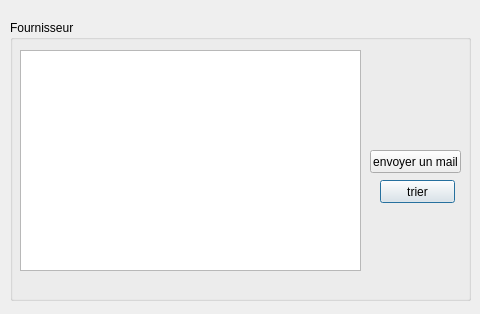
<?xml version="1.0" encoding="UTF-8"?>
<ui version="4.0">
 <class>Dialog_fournisseur</class>
 <widget class="QDialog" name="Dialog_fournisseur">
  <property name="geometry">
   <rect>
    <x>0</x>
    <y>0</y>
    <width>480</width>
    <height>314</height>
   </rect>
  </property>
  <property name="windowTitle">
   <string>Dialog</string>
  </property>
  <widget class="QGroupBox" name="groupBox">
   <property name="geometry">
    <rect>
     <x>10</x>
     <y>20</y>
     <width>461</width>
     <height>281</height>
    </rect>
   </property>
   <property name="title">
    <string>Fournisseur</string>
   </property>
   <widget class="QLabel" name="label_prenomfournisseur">
    <property name="geometry">
     <rect>
      <x>19</x>
      <y>70</y>
      <width>47</width>
      <height>13</height>
     </rect>
    </property>
    <property name="styleSheet">
     <string notr="true">font: 63 9pt &quot;Yu Gothic UI Semibold&quot;;
text-decoration: underline;</string>
    </property>
    <property name="text">
     <string/>
    </property>
   </widget>
   <widget class="QPushButton" name="pushButton">
    <property name="geometry">
     <rect>
      <x>370</x>
      <y>160</y>
      <width>75</width>
      <height>23</height>
     </rect>
    </property>
    <property name="text">
     <string>trier</string>
    </property>
   </widget>
   <widget class="QPushButton" name="pushButton_2">
    <property name="geometry">
     <rect>
      <x>360</x>
      <y>130</y>
      <width>91</width>
      <height>23</height>
     </rect>
    </property>
    <property name="text">
     <string>envoyer un mail</string>
    </property>
   </widget>
   <widget class="QTableView" name="afficherliste">
    <property name="geometry">
     <rect>
      <x>10</x>
      <y>30</y>
      <width>341</width>
      <height>221</height>
     </rect>
    </property>
   </widget>
  </widget>
 </widget>
 <resources/>
 <connections/>
</ui>
